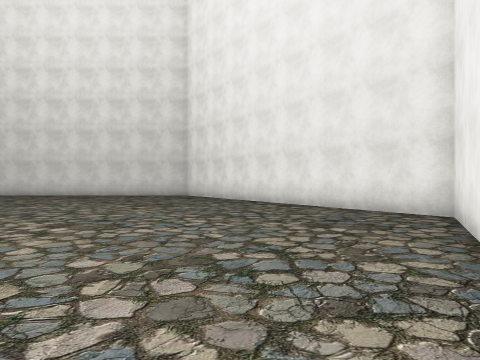
view 1 (above)

16 first-person views from a walk through a scene from a Unity 3-D project. The camera is 1.5 m above the floor, looks level and sees 70° across. The floor is counted in squares, 2 m on a side. Each view is taken from the middle of a square. On the plan, view 1 faces up. The plan holds only what a view shows up to about 11 squares ahead; the rest is blank. The place goes on beyond the plan. The player character is not drawn. Some surface patterns are stand-ins.

view 2
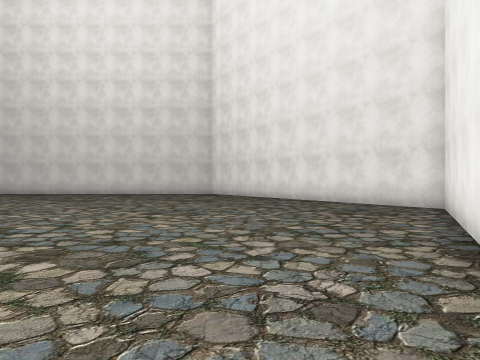

view 3
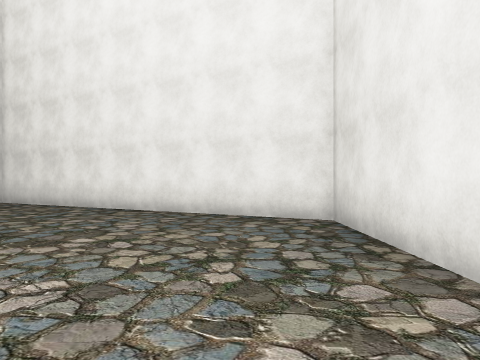

view 4
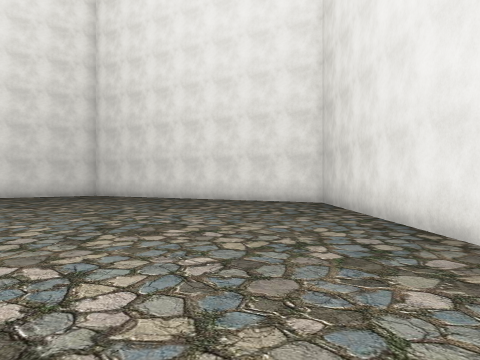

view 5
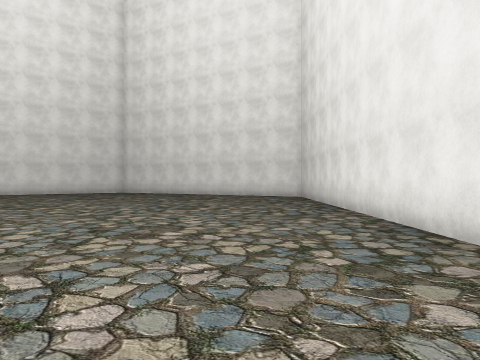

view 6
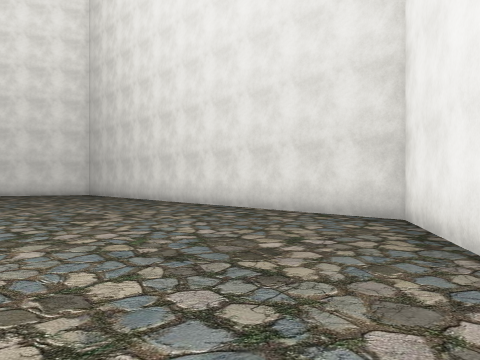

view 7
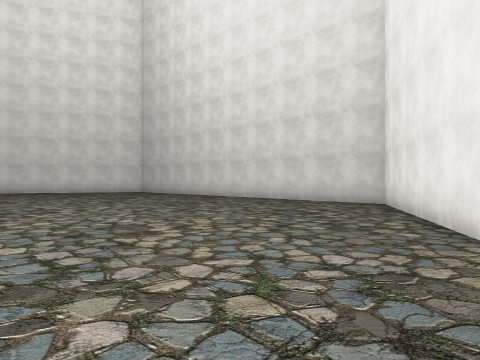

view 8
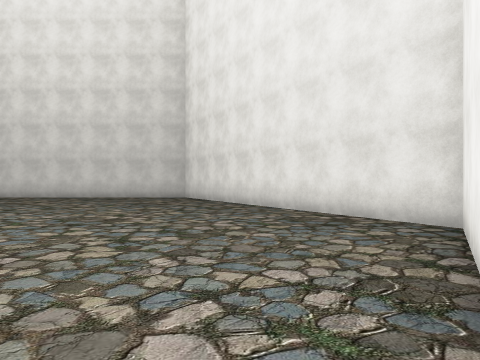

view 9
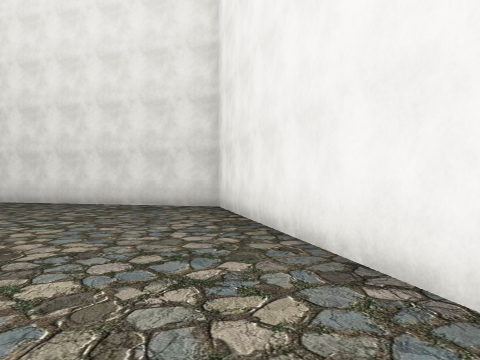

view 10
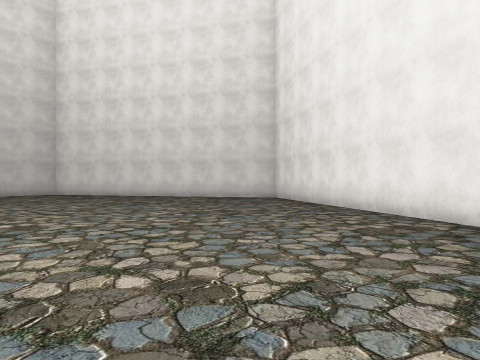

view 11
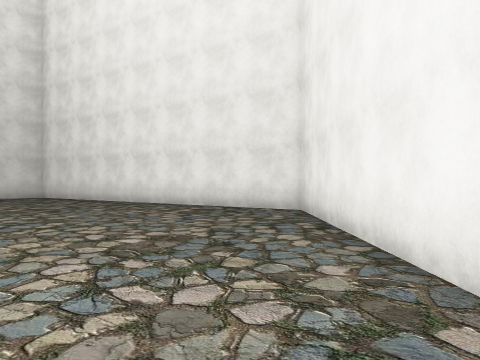

view 12
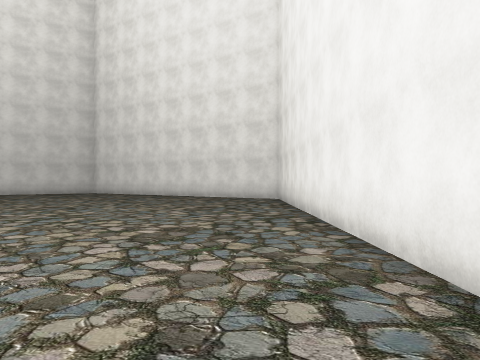

view 13
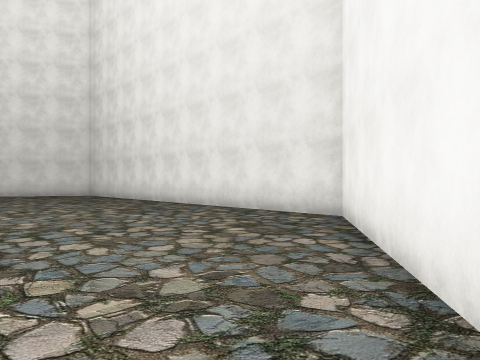

view 14
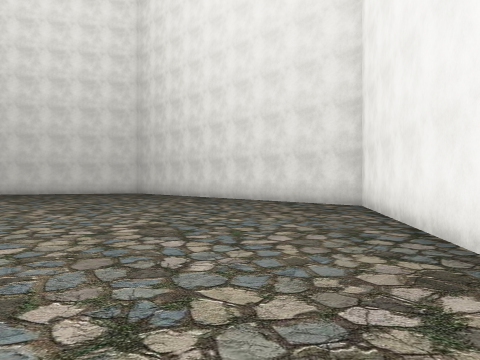

view 15
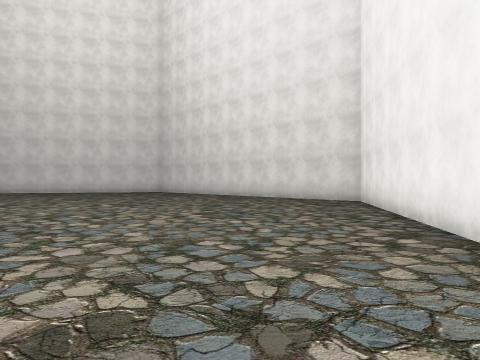

view 16
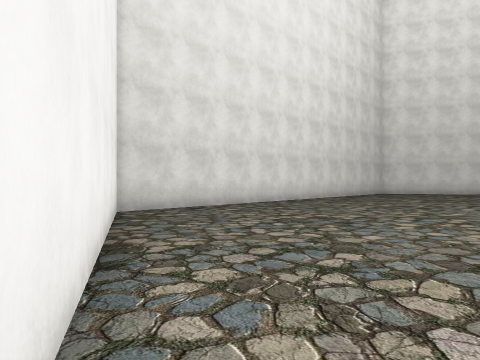

### Floor plan
Points are (right, up) in squares from view 1. A wall is a line through its corners. A room is listed if a view was taken in it or the views show most of it. See-through windows are left out.
Room 1 (views 1, 2, 3, 4, 5, 6, 7, 8, 9, 10, 11, 12, 13, 14, 15, 16)
walls: (-2.5, 16.5) (-15.6, 16.5) (-21.4, 6.7) (-15.7, -2.7) (-0.6, -2.7) (4.3, 6.9) (-2.5, 16.5)

Where each view was taken, in squares from view 1:
view 1: 0 up, 0 right, facing up
view 2: 2 down, 1 left, facing up
view 3: 1 down, 7 left, facing right
view 4: 0 up, 12 left, facing right
view 5: 0 up, 16 left, facing right
view 6: 4 up, 18 left, facing down-right
view 7: 8 up, 20 left, facing down-right
view 8: 12 up, 18 left, facing down
view 9: 14 up, 15 left, facing down-left
view 10: 16 up, 10 left, facing down-left
view 11: 15 up, 7 left, facing left
view 12: 15 up, 2 left, facing left
view 13: 10 up, 1 right, facing up-left
view 14: 7 up, 2 right, facing up-left
view 15: 5 up, 3 right, facing up-left
view 16: 5 up, 3 right, facing down-left
